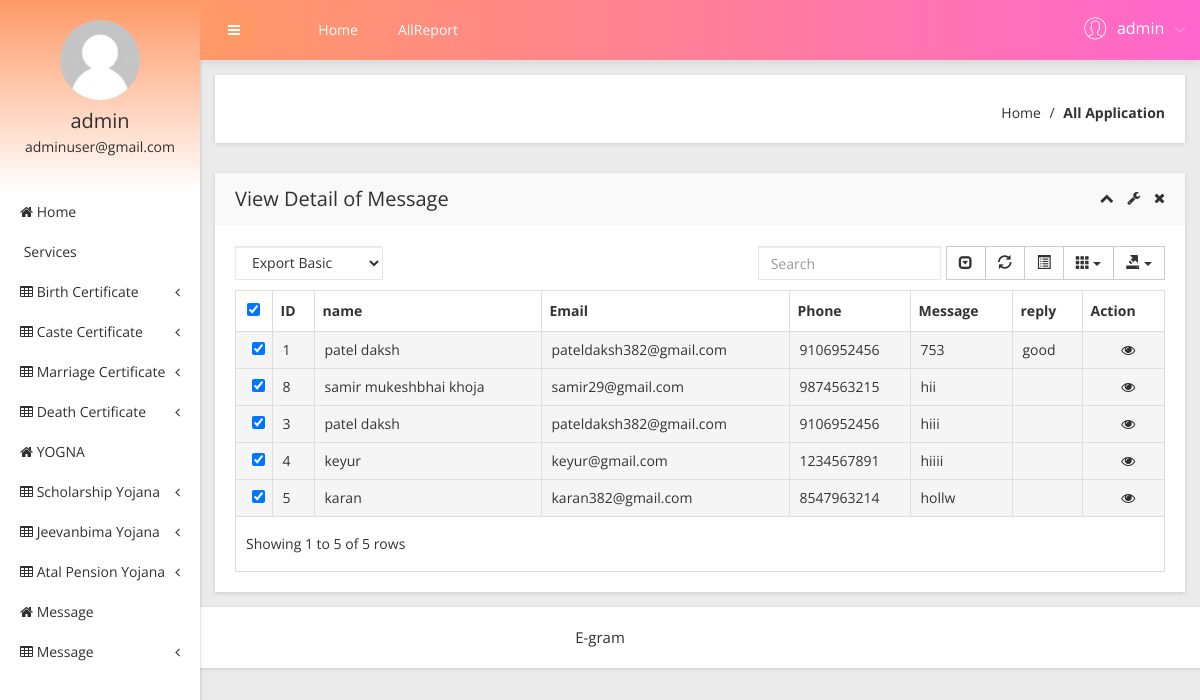
The page /obcs/admin/all-Message-application.php (signed in) on the database its author committed.
### tables this page shows
CREATE TABLE IF NOT EXISTS `message` (
  `id` int(11) NOT NULL AUTO_INCREMENT,
  `uid` int(11) NOT NULL,
  `name` varchar(50) NOT NULL,
  `email` varchar(50) NOT NULL,
  `pno` varchar(10) NOT NULL,
  `message` varchar(100) NOT NULL,
  `reply` varchar(100) NOT NULL,
  PRIMARY KEY (`id`)
);

### obcs/admin/all-Message-application.php (the view, shortened to what this page needs)
<?php
include('includes/dbconnection.php');
if (strlen($_SESSION['obcsaid']==0)) {
  header('location:logout.php');
  } else{
  ?>
<!doctype html>
<html class="no-js" lang="en">
<head>
    <link rel="stylesheet" href="css/bootstrap.min.css">
    <link rel="stylesheet" href="css/font-awesome.min.css">
    <link rel="stylesheet" href="css/adminpro-custon-icon.css">
    <link rel="stylesheet" href="css/meanmenu.min.css">
    <link rel="stylesheet" href="css/jquery.mCustomScrollbar.min.css">
    <link rel="stylesheet" href="css/animate.css">
    <link rel="stylesheet" href="css/data-table/bootstrap-table.css">
    <link rel="stylesheet" href="css/data-table/bootstrap-editable.css">
    <link rel="stylesheet" href="css/normalize.css">
    <link rel="stylesheet" href="css/c3.min.css">
    <link rel="stylesheet" href="style.css">
    <link rel="stylesheet" href="css/responsive.css">
</head>
<body class="materialdesign">
    <div class="wrapper-pro">
      <?php include_once('includes/sidebar.php');?>
        <?php include_once('includes/header.php');?>
            <div class="breadcome-area mg-b-30 small-dn">
                <div class="container-fluid">
                    <div class="row">
                        <div class="col-lg-12">
                            <div class="breadcome-list shadow-reset">
                                <div class="row">
                                    <div class="col-lg-12">
                                        <ul class="breadcome-menu">
                                            <li><a href="dashboard.php">Home</a> <span class="bread-slash">/</span>
                                            </li>
                                            <li><span class="bread-blod">All Application</span>
                                            </li>
                                        </ul>
                                    </div>
                                </div>
                            </div>
                        </div>
                    </div>
                </div>
            </div>
            <div class="data-table-area mg-b-15">
                <div class="container-fluid">
                    <div class="row">
                        <div class="col-lg-12">
                            <div class="sparkline13-list shadow-reset">
                                <div class="sparkline13-hd">
                                    <div class="main-sparkline13-hd">
                                        <h1>View <span class="table-project-n">Detail of</span> Message </h1>
                                        <div class="sparkline13-outline-icon">
                                            <span class="sparkline13-collapse-link"><i class="fa fa-chevron-up"></i></span>
                                            <span><i class="fa fa-wrench"></i></span>
                                            <span class="sparkline13-collapse-close"><i class="fa fa-times"></i></span>
                                        </div>
                                    </div>
                                </div>
                                <div class="sparkline13-graph">
                                    <div class="datatable-dashv1-list custom-datatable-overright">
                                        <div id="toolbar">
                                            <select class="form-control">
                                                <option value="">Export Basic</option>
                                            </select>
                                        </div>
                                        <table id="table" data-toggle="table" data-pagination="true" data-search="true" data-show-columns="true" data-show-pagination-switch="true" data-show-refresh="true" data-key-events="true" data-show-toggle="true" data-resizable="true" data-cookie="true" data-cookie-id-table="saveId" data-show-export="true" data-click-to-select="true" data-toolbar="#toolbar">
                                            <thead>
                                                <tr>
                                                    <th>ID</th>
                                                    <th>name</th>
                                                    <th>Email</th>
                                                    <th >Phone</th>
                                                    <th>Message</th>
                                                    <th>reply</th>
                                                    <th data-field="action">Action</th>
                                                </tr>
                                            </thead>
                                            <tbody>
                                              <?php
$sql="SELECT * from message";
$query = $dbh -> prepare($sql);
$query->execute();
$results=$query->fetchAll(PDO::FETCH_OBJ);
$cnt=1;
if($query->rowCount() > 0)
{
foreach($results as $row)
{               ?>
                                                <tr>
                                                    <td><?php  echo htmlentities($row->id);?></td>
                                                    <td><?php  echo htmlentities($row->name);?></td>
                                                   <td><?php  echo htmlentities($row->email);?></td>
                                                    <td><?php  echo htmlentities($row->pno);?></td>
                                                    <td><?php  echo htmlentities($row->message);?></td>
                                                    <td><?php  echo htmlentities($row->reply);?></td>
                                                    <td class="datatable-ct"><a href="view-message-detail.php?viewid=<?php echo htmlentities ($row->id);?>"><i class="fa fa-eye" aria-hidden="true"></i></a>
                                                    </td>
                                                </tr>
                                             <?php $cnt=$cnt+1;}} ?>
                                            </tbody>
                                        </table>
                                    </div>
                                </div>
                            </div>
                        </div>
                    </div>
                </div>
            </div>
        </div>
    </div>
  <?php include_once('includes/footer.php');?>
</body>
</html><?php }  ?>

### obcs/admin/includes/sidebar.php (shortened to what this page needs)
     <?php
include('includes/dbconnection.php');
if (strlen($_SESSION['obcsaid']==0)) {
  header('location:logout.php');
  } else{
  ?>
  <div class="left-sidebar-pro">
            <nav id="sidebar">
                <div class="sidebar-header">
                    <a href="#"><img src="img/message/avatar.jpg" alt="" />
                    </a>
                    <?php
$aid=$_SESSION['obcsaid'];
$sql="SELECT AdminName,Email from  tbladmin  where ID=:aid";
$query = $dbh -> prepare($sql);
$query->bindParam(':aid',$aid,PDO::PARAM_STR);
$query->execute();
$results=$query->fetchAll(PDO::FETCH_OBJ);
$cnt=1;
if($query->rowCount() > 0)
{
foreach($results as $row)
{               ?>
                    <h3> <?php  echo $row->AdminName;?></h3>
                    <p> <?php  echo $row->Email;?></p>
                  <?php $cnt=$cnt+1;}} ?>
                </div>
                <div class="left-custom-menu-adp-wrap">
                    <ul class="nav navbar-nav left-sidebar-menu-pro">
                        <li class="nav-item">
                            <a href="dashboard.php" role="button" aria-expanded="false"><i class="fa big-icon fa-home"></i> <span class="mini-dn">Home</span> </a>
                        </li>
                        <li class="nav-item">
                            <a href="dashboard.php" role="button" aria-expanded="false"><i class="fa big-icon fa-Service"></i> <span class="mini-dn">Services</span> </a>
                        </li>
                        <li class="nav-item"><a href="#" data-toggle="dropdown" role="button" aria-expanded="false" class="nav-link dropdown-toggle"><i class="fa big-icon fa-table"></i> <span class="mini-dn">Birth Certificate</span> <span class="indicator-right-menu mini-dn"><i class="fa indicator-mn fa-angle-left"></i></span></a>
                        </li>
                        <li class="nav-item"><a href="#" data-toggle="dropdown" role="button" aria-expanded="false" class="nav-link dropdown-toggle"><i class="fa big-icon fa-table"></i> <span class="mini-dn">Caste Certificate</span> <span class="indicator-right-menu mini-dn"><i class="fa indicator-mn fa-angle-left"></i></span></a>
                        </li>
                        <li class="nav-item"><a href="#" data-toggle="dropdown" role="button" aria-expanded="false" class="nav-link dropdown-toggle"><i class="fa big-icon fa-table"></i> <span class="mini-dn">Marriage Certificate</span> <span class="indicator-right-menu mini-dn"><i class="fa indicator-mn fa-angle-left"></i></span></a>
                        </li>
                        <li class="nav-item"><a href="#" data-toggle="dropdown" role="button" aria-expanded="false" class="nav-link dropdown-toggle"><i class="fa big-icon fa-table"></i> <span class="mini-dn">Death Certificate</span> <span class="indicator-right-menu mini-dn"><i class="fa indicator-mn fa-angle-left"></i></span></a>
                        </li>
                        <li class="nav-item">
                            <a href="dashboard.php" role="button" aria-expanded="false"><i class="fa big-icon fa-home"></i> <span class="mini-dn">YOGNA</span> </a>
                        </li>
                        <li class="nav-item"><a href="#" data-toggle="dropdown" role="button" aria-expanded="false" class="nav-link dropdown-toggle"><i class="fa big-icon fa-table"></i> <span class="mini-dn"> Scholarship Yojana</span> <span class="indicator-right-menu mini-dn"><i class="fa indicator-mn fa-angle-left"></i></span></a>
                        </li>
                        <li class="nav-item"><a href="#" data-toggle="dropdown" role="button" aria-expanded="false" class="nav-link dropdown-toggle"><i class="fa big-icon fa-table"></i> <span class="mini-dn">Jeevanbima Yojana</span> <span class="indicator-right-menu mini-dn"><i class="fa indicator-mn fa-angle-left"></i></span></a>
                        </li>
                        <li class="nav-item"><a href="#" data-toggle="dropdown" role="button" aria-expanded="false" class="nav-link dropdown-toggle"><i class="fa big-icon fa-table"></i> <span class="mini-dn"> Atal Pension Yojana</span> <span class="indicator-right-menu mini-dn"><i class="fa indicator-mn fa-angle-left"></i></span></a>
                        </li>
                        <li class="nav-item">
                            <a href="dashboard.php" role="button" aria-expanded="false"><i class="fa big-icon fa-home"></i> <span class="mini-dn">Message</span> </a>
                        </li>
                        <li class="nav-item"><a href="#" data-toggle="dropdown" role="button" aria-expanded="false" class="nav-link dropdown-toggle"><i class="fa big-icon fa-table"></i> <span class="mini-dn"> Message</span> <span class="indicator-right-menu mini-dn"><i class="fa indicator-mn fa-angle-left"></i></span></a>
                        </li>
                    </ul>
                </div>
            </nav>
        </div>
        <?php }  ?>

### obcs/admin/includes/header.php (shortened to what this page needs)
      <?php
include('includes/dbconnection.php');
if (strlen($_SESSION['obcsaid']==0)) {
  header('location:logout.php');
  } else{
  ?>
 <div class="content-inner-all">
            <div class="header-top-area">
                <div class="fixed-header-top">
                    <div class="container-fluid">
                        <div class="row">
                            <div class="col-lg-1 col-md-6 col-sm-6 col-xs-12">
                                <button type="button" id="sidebarCollapse" class="btn bar-button-pro header-drl-controller-btn btn-info navbar-btn">
                                    <i class="fa fa-bars"></i>
                                </button>
                            </div>
                            <div class="col-lg-6 col-md-1 col-sm-1 col-xs-12">
                                <div class="header-top-menu tabl-d-n">
                                    <ul class="nav navbar-nav mai-top-nav">
                                        <li class="nav-item"><a href="dashboard.php" class="nav-link">Home</a>
                                        </li>
                                        <li class="nav-item"><a href="allreport.php" class="nav-link">AllReport</a>
                                        </li>
                                    </ul>
                                </div>
                            </div>
                            <div class="col-lg-5 col-md-5 col-sm-6 col-xs-12">
                                <div class="header-right-info">
                                    <ul class="nav navbar-nav mai-top-nav header-right-menu">
                                                                       <li class="nav-item">
                                            <a href="#" data-toggle="dropdown" role="button" aria-expanded="false" class="nav-link dropdown-toggle">
                                                <?php
$aid=$_SESSION['obcsaid'];
$sql="SELECT AdminName,Email from  tbladmin  where ID=:aid";
$query = $dbh -> prepare($sql);
$query->bindParam(':aid',$aid,PDO::PARAM_STR);
$query->execute();
$results=$query->fetchAll(PDO::FETCH_OBJ);
$cnt=1;
if($query->rowCount() > 0)
{
foreach($results as $row)
{               ?>
                                                <span class="adminpro-icon adminpro-user-rounded header-riht-inf"></span>
                                                <span class="admin-name"><?php  echo $row->AdminName;?></span>
                                                <span class="author-project-icon adminpro-icon adminpro-down-arrow"></span><?php $cnt=$cnt+1;}} ?>
                                            </a>
                                        </li>
                                    </ul>
                                </div>
                            </div>
                        </div>
                    </div>
                </div>
            </div><?php }  ?>

### rows shown on the page
message: id "1", name "patel daksh", email "pateldaksh382@gmail.com", pno "9106952456", message "753", reply "good"
message: id "8", name "samir mukeshbhai khoja", email "samir29@gmail.com", pno "9874563215", message "hii"
message: id "3", name "patel daksh", email "pateldaksh382@gmail.com", pno "9106952456", message "hiii"
message: id "4", name "keyur", email "keyur@gmail.com", pno "1234567891", message "hiiii"
message: id "5", name "karan", email "karan382@gmail.com", pno "8547963214", message "hollw"

### other values the page prints
$row->AdminName "admin"
$row->Email "adminuser@gmail.com"
